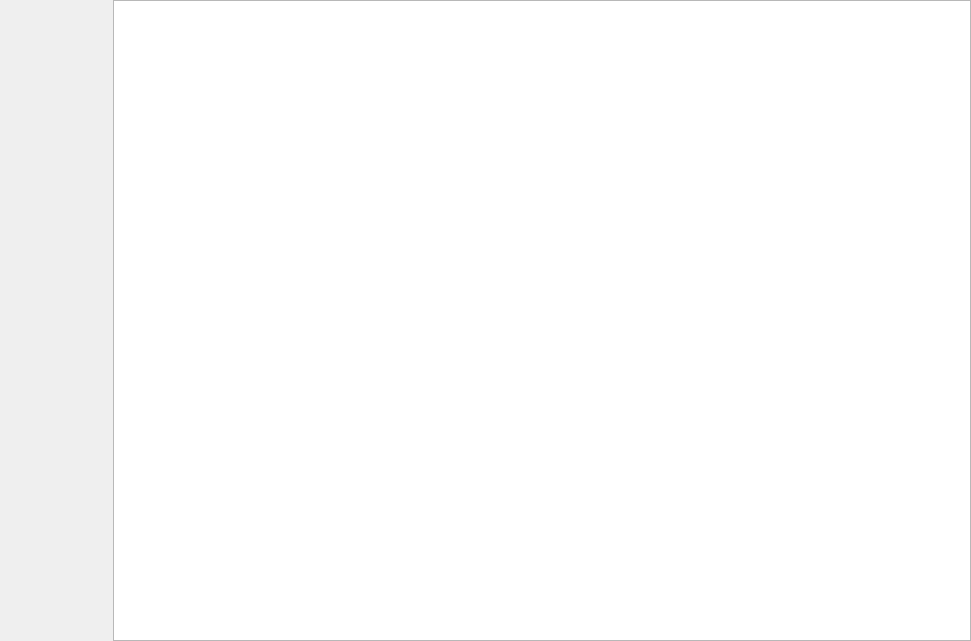
<?xml version="1.0" encoding="UTF-8"?>
<ui version="4.0">
 <class>CReportDocumentViewComp</class>
 <widget class="QWidget" name="CReportDocumentViewComp">
  <property name="geometry">
   <rect>
    <x>0</x>
    <y>0</y>
    <width>971</width>
    <height>641</height>
   </rect>
  </property>
  <property name="windowTitle">
   <string>Main Window</string>
  </property>
  <property name="styleSheet">
   <string notr="true">QToolBar[ImtToolBar=true] &gt; QToolButton
{
	min-width: 4em;
}

QWidget[ImtTopFrame=true] &gt; QWidget
{
	color: #0d8dd3;
}

QWidget[ImtTopFrame=true] &gt; QWidget:disabled
{
	color: palette(disabled);
}


QToolBar[ImtToolBar=true]
{
	qproperty-iconSize: 24px;
}


QWidget[ImtTopFrame=true]
{
	background: qlineargradient(x1: 0, y1: 0, x2: 0, y2: 1,
                                 stop: 0 rgb(235,235,238), stop: 0.9 rgb(220,220,223),
                                 stop: 0.97 rgb(220,220,223), stop: 1.0 rgb(190,190,193));
	border-bottom: 1px solid  rgb(170,170,170);
	color: #0d8dd3;
	min-height: 5em;
}


QWidget#BottomFrame
{
	background: rgb(230,230,230);	
}

QTableView[ImtMenu=true]
{
	color: qpalette(background);
	background: qpalette(background);
	font-weight: bold;
	text-align: center;
}

QTableView[ImtMenu=true]::item
{
	font-weight: bold;
	text-align: center;
}

/*
	Tab simulation using tree widget
*/
QTreeWidget[TabSimulation=true]
{
	color: #808080;
	background: rgb(230,230,230);
	font-weight: bold;
	text-align: left;
	color: #808080;
}


QTreeWidget[TabSimulation=true]::item 
{
    border: 0px none transparent;
    padding-top: 0.7em;
    padding-bottom: 0.7em;
}

QTreeWidget[TabSimulation=true]::item:first
{
    padding-left: 5px;
}


QTreeWidget[TabSimulation=true]::item:last
{
    padding-right: 15px;
}

QTreeWidget[TabSimulation=true]::item:selected 
{
    color: #0d8dd3;
    background-color: rgb(255, 255, 255);
}

QTreeWidget[TabSimulation=true]::item:!selected:hover 
{
	background-color: #dedede;
}



QTreeWidget[TabSimulation=true]::item:first:selected
{
    border-top: 1px white;
}



QAbstractItemView[TabSimulation=true]
{
    outline: 0;
}

</string>
  </property>
  <layout class="QVBoxLayout" name="verticalLayout">
   <property name="leftMargin">
    <number>0</number>
   </property>
   <property name="topMargin">
    <number>0</number>
   </property>
   <property name="rightMargin">
    <number>0</number>
   </property>
   <property name="bottomMargin">
    <number>0</number>
   </property>
   <item>
    <layout class="QHBoxLayout" name="horizontalLayout">
     <item>
      <widget class="QFrame" name="PagePreviewFrame">
       <property name="sizePolicy">
        <sizepolicy hsizetype="Preferred" vsizetype="Preferred">
         <horstretch>1</horstretch>
         <verstretch>0</verstretch>
        </sizepolicy>
       </property>
       <property name="frameShape">
        <enum>QFrame::NoFrame</enum>
       </property>
       <property name="frameShadow">
        <enum>QFrame::Raised</enum>
       </property>
      </widget>
     </item>
     <item>
      <widget class="QFrame" name="ViewFrame">
       <property name="sizePolicy">
        <sizepolicy hsizetype="Preferred" vsizetype="Preferred">
         <horstretch>8</horstretch>
         <verstretch>0</verstretch>
        </sizepolicy>
       </property>
       <property name="frameShape">
        <enum>QFrame::NoFrame</enum>
       </property>
       <property name="frameShadow">
        <enum>QFrame::Raised</enum>
       </property>
       <layout class="QVBoxLayout" name="verticalLayout_2">
        <property name="leftMargin">
         <number>0</number>
        </property>
        <property name="topMargin">
         <number>0</number>
        </property>
        <property name="rightMargin">
         <number>0</number>
        </property>
        <property name="bottomMargin">
         <number>0</number>
        </property>
        <item>
         <widget class="QGraphicsView" name="PageView"/>
        </item>
       </layout>
      </widget>
     </item>
    </layout>
   </item>
  </layout>
 </widget>
 <resources>
  <include location="imtgui.qrc"/>
 </resources>
 <connections/>
</ui>
